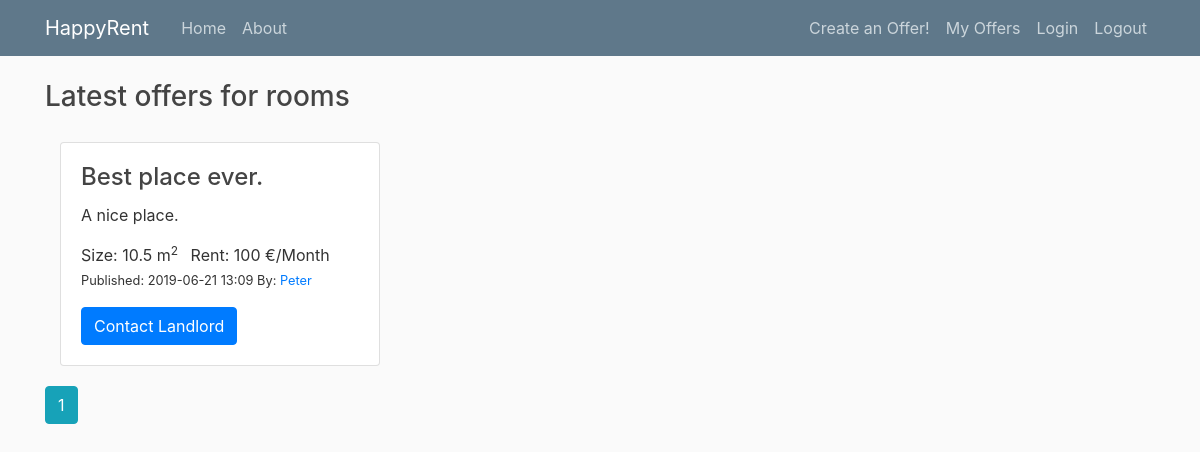
Before: /rooms with the older database file.
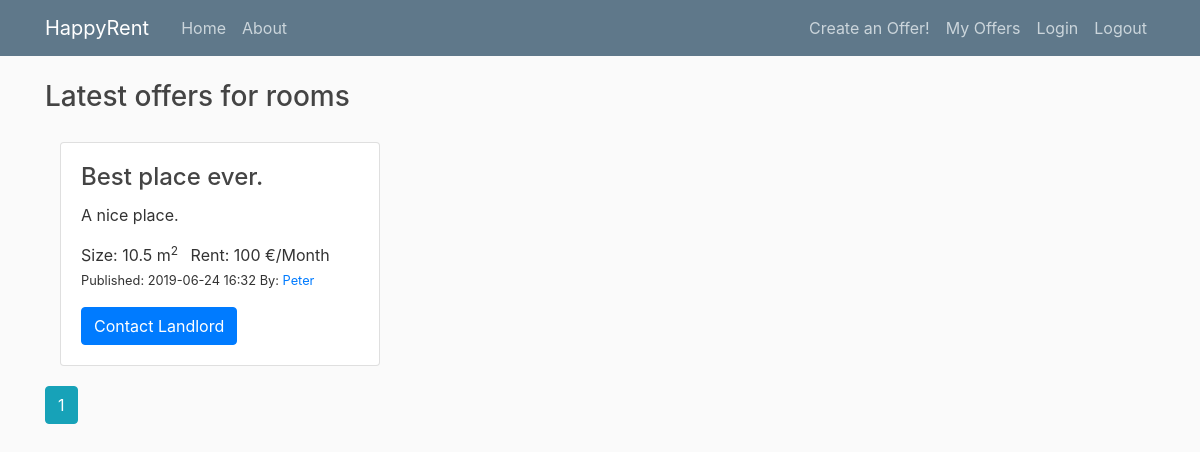
After: the same page with the newer database file.
### property_project/db_models.py (models this page shows, shortened)
class PropertyItem(db.Model):
    __tablename__ = 'property_item'
    id = db.Column(db.Integer, primary_key=True)
    title = db.Column(db.String(100), nullable=False,
                      default="Best place ever.")
    date_posted = db.Column(db.DateTime, nullable=False,
                            default=datetime.datetime.utcnow)
    description = db.Column(db.String(250), default="A nice place.")
    rent = db.Column(db.Integer)  # (db.Numeric(6,2))
    rooms = db.Column(db.Integer, default=1)  # default=set_default_rooms
    size = db.Column(db.Integer)  # (db.Numeric(6,1))
    property_id = db.Column(db.Integer, ForeignKey('property_type.id'))
    property_type = db.relationship('PropertyType')
    user_id = db.Column(db.Integer, db.ForeignKey('user.id'), nullable=False)

class User(db.Model, UserMixin):
    __tablename__ = 'user'
    id = db.Column(db.Integer, primary_key=True)
    username = db.Column(db.String(20), unique=True, nullable=False)
    properties = db.relationship('PropertyItem', backref='author', lazy=True)

### property_project/routes.py (the view)
@app.route("/rooms")
def show_rooms():
    page = request.args.get('page', 1, type=int)  # starting page
    rooms = PropertyItem.query.join(PropertyItem.property_type, aliased=True)\
        .filter_by(type='room')\
        .order_by(PropertyItem.date_posted.desc()).paginate(page=page, per_page=2)
    return render_template('rooms.html', rooms=rooms)

### property_project/templates/rooms.html
{% extends "layout.html" %}
{% block content %}
<h3>Latest offers for rooms</h3>
<div class="gap-20"></div>
<div class="card-deck-wrapper">
    <div class="card-deck">
        <div class="col-md-6">
            {% for room in rooms.items %}
            <div class="card">
                <div class="card-body">
                    <h4 class="card-title">{{ room.title }}</h4>
                    <p class="card-text">{{ room.description }}</p>
                    <ul class="list-inline">
                        <li class="list-inline-item">Size: {{ room.size }} m<sup>2</sup></li>
                        <li class="list-inline-item">Rent: {{ room.rent }} €/Month</li>
                        <small>
                            <li class="list-inline-item">Published: {{ room.date_posted.strftime('%Y-%m-%d %H:%M') }} </li>
                        </small>
                        <small>
                            <li class="list-inline-item">By:
                                <a class="mr-2" href="{{ url_for('user_items', username=room.author.username) }}">
                                    {{ room.author.username }}
                                </a>
                            </li>
                        </small>
                    </ul>
                    <a href="#" class="btn btn-primary stretched-link">Contact Landlord</a>
                </div>
            </div>
            <div class="gap-20"></div>
            {% endfor %}
            {% for page_num in rooms.iter_pages(left_edge=1, right_edge=1, left_current=1, right_current=2) %}
                {% if page_num %}
                    {% if rooms.page == page_num %}
                        <a class="btn btn-info mb-4" href="{{ url_for('show_rooms', page=page_num) }}">{{ page_num }}</a>
                    {% else %}
                        <a class="btn btn-outline-info mb-4" href="{{ url_for('show_rooms', page=page_num) }}">{{ page_num }}</a>
                    {% endif %}
                {% else %}
                ...
                {% endif %}
            {% endfor %}
        </div>
    </div>
</div>
{% endblock content %}

Changed rows visible on the page:
changed PropertyItem "Best place ever.": date_posted "2019-06-21 13:09" → "2019-06-24 16:32"
